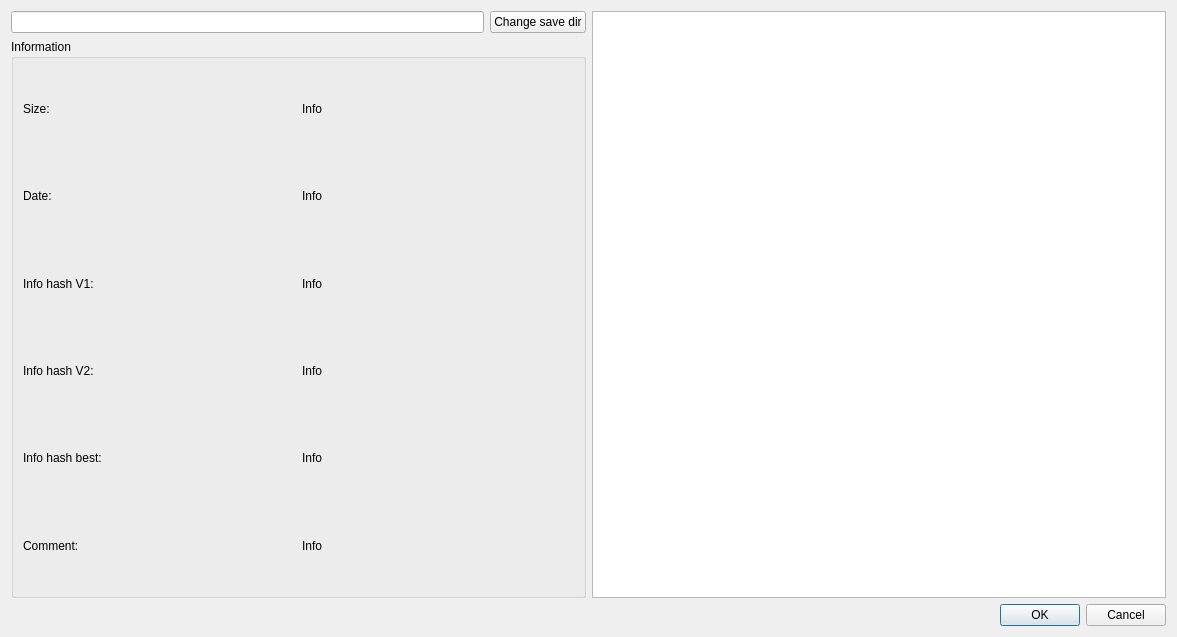
<?xml version="1.0" encoding="UTF-8"?>
<ui version="4.0">
 <class>SaveTorrentDialog</class>
 <widget class="QDialog" name="SaveTorrentDialog">
  <property name="geometry">
   <rect>
    <x>0</x>
    <y>0</y>
    <width>1177</width>
    <height>637</height>
   </rect>
  </property>
  <property name="windowTitle">
   <string>Dialog</string>
  </property>
  <layout class="QVBoxLayout" name="verticalLayout_3">
   <item>
    <layout class="QHBoxLayout" name="horizontalLayout_5">
     <item>
      <layout class="QVBoxLayout" name="verticalLayout_2">
       <item>
        <layout class="QHBoxLayout" name="horizontalLayout_4">
         <item>
          <widget class="QLineEdit" name="savePathLineEdit">
           <property name="readOnly">
            <bool>true</bool>
           </property>
          </widget>
         </item>
         <item>
          <widget class="QPushButton" name="changeSavePathButton">
           <property name="text">
            <string>Change save dir</string>
           </property>
          </widget>
         </item>
        </layout>
       </item>
       <item>
        <widget class="QGroupBox" name="informationBox">
         <property name="title">
          <string>Information</string>
         </property>
         <layout class="QVBoxLayout" name="verticalLayout">
          <item>
           <layout class="QHBoxLayout" name="horizontalLayout">
            <item>
             <widget class="QLabel" name="sizeLabel">
              <property name="text">
               <string>Size:</string>
              </property>
             </widget>
            </item>
            <item>
             <widget class="QLabel" name="sizeInfo">
              <property name="text">
               <string>Info</string>
              </property>
             </widget>
            </item>
           </layout>
          </item>
          <item>
           <layout class="QHBoxLayout" name="horizontalLayout_2">
            <item>
             <widget class="QLabel" name="dateLabel">
              <property name="text">
               <string>Date:</string>
              </property>
             </widget>
            </item>
            <item>
             <widget class="QLabel" name="dateInfo">
              <property name="text">
               <string>Info</string>
              </property>
             </widget>
            </item>
           </layout>
          </item>
          <item>
           <layout class="QHBoxLayout" name="horizontalLayout_3">
            <item>
             <widget class="QLabel" name="infoHashV1Label">
              <property name="text">
               <string>Info hash V1:</string>
              </property>
             </widget>
            </item>
            <item>
             <widget class="QLabel" name="infoHashV1Value">
              <property name="text">
               <string>Info</string>
              </property>
             </widget>
            </item>
           </layout>
          </item>
          <item>
           <layout class="QHBoxLayout" name="horizontalLayout_6">
            <item>
             <widget class="QLabel" name="infoHashV2Label">
              <property name="text">
               <string>Info hash V2:</string>
              </property>
             </widget>
            </item>
            <item>
             <widget class="QLabel" name="infoHashV2Value">
              <property name="text">
               <string>Info</string>
              </property>
             </widget>
            </item>
           </layout>
          </item>
          <item>
           <layout class="QHBoxLayout" name="horizontalLayout_7">
            <item>
             <widget class="QLabel" name="infoHashBestLabel">
              <property name="text">
               <string>Info hash best:</string>
              </property>
             </widget>
            </item>
            <item>
             <widget class="QLabel" name="infoHashBestValue">
              <property name="text">
               <string>Info</string>
              </property>
             </widget>
            </item>
           </layout>
          </item>
          <item>
           <layout class="QHBoxLayout" name="horizontalLayout_8">
            <item>
             <widget class="QLabel" name="commentLabel">
              <property name="text">
               <string>Comment:</string>
              </property>
             </widget>
            </item>
            <item>
             <widget class="QLabel" name="commentValue">
              <property name="text">
               <string>Info</string>
              </property>
             </widget>
            </item>
           </layout>
          </item>
         </layout>
        </widget>
       </item>
      </layout>
     </item>
     <item>
      <widget class="QTreeView" name="fileView"/>
     </item>
    </layout>
   </item>
   <item>
    <widget class="QDialogButtonBox" name="buttonBox">
     <property name="orientation">
      <enum>Qt::Orientation::Horizontal</enum>
     </property>
     <property name="standardButtons">
      <set>QDialogButtonBox::StandardButton::Cancel|QDialogButtonBox::StandardButton::Ok</set>
     </property>
    </widget>
   </item>
  </layout>
 </widget>
 <resources/>
 <connections>
  <connection>
   <sender>buttonBox</sender>
   <signal>accepted()</signal>
   <receiver>SaveTorrentDialog</receiver>
   <slot>accept()</slot>
   <hints>
    <hint type="sourcelabel">
     <x>248</x>
     <y>254</y>
    </hint>
    <hint type="destinationlabel">
     <x>157</x>
     <y>274</y>
    </hint>
   </hints>
  </connection>
  <connection>
   <sender>buttonBox</sender>
   <signal>rejected()</signal>
   <receiver>SaveTorrentDialog</receiver>
   <slot>reject()</slot>
   <hints>
    <hint type="sourcelabel">
     <x>316</x>
     <y>260</y>
    </hint>
    <hint type="destinationlabel">
     <x>286</x>
     <y>274</y>
    </hint>
   </hints>
  </connection>
 </connections>
</ui>
